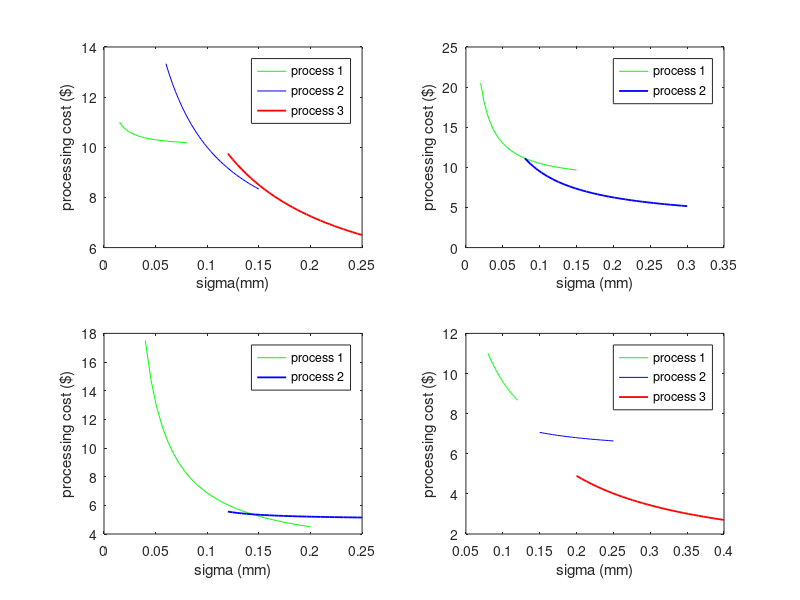

Here is the MATLAB script that generated this plot:
linewidth = 1.3;
%X1
figure
tol1 = linspace(0.015, 0.08,30);
tol2 = linspace(0.06, 0.15,30);
tol3 = linspace(0.12, 0.25,30);
%tol4 = linspace(0.3, 0.55,30);
tol = [tol1; tol2; tol3];
a = [10 5 3.5 2];
b = [0.015 0.5 0.75 1];
subplot(2,2,1);
cost1 = a(1) + b(1)./tol(1,:);
cost2 = a(2) + b(2)./tol(2,:);
cost3 = a(3) + b(3)./tol(3,:);
%cost4 = a(4) + b(4)./tol(4,:);
plt1 = plot(tol1,cost1,'g',tol2,cost2,'b',tol3,cost3,'r','LineWidth',linewidth);
legend('process 1','process 2','process 3')
xlabel('sigma(mm)')
ylabel('processing cost ($)');


%X2
subplot(2,2,2);
tol1 = linspace(0.02, 0.15,30);
tol2 = linspace(0.08, 0.3,30);
%tol3 = linspace(0.33, 0.58,30);
a = [8 3.0 1];
b = [0.25 0.65 0.8];
tol = [tol1; tol2; tol3];
cost1 = a(1) + b(1)./tol(1,:);
cost2 = a(2) + b(2)./tol(2,:);
%cost3 = a(3) + b(3)./tol(3,:);
plot(tol1,cost1,'g',tol2,cost2,'b','LineWidth',linewidth);
legend('process 1','process 2')
xlabel('sigma (mm)')
ylabel('processing cost ($)');


%X3
subplot(2,2,3);
tol1 = linspace(0.04, 0.2,30);
tol2 = linspace(0.12, 0.25,30);
%tol3 = linspace(0.3, 0.65,30);
a = [2.5 5.0 2];
b = [0.3 0.045 0.25];
%tol = [tol1; tol2; tol3];
cost1 = a(1) + b(1)./tol(1,:);
cost2 = a(2) + b(2)./tol(2,:);
%cost3 = a(3) + b(3)./tol(3,:);
plot(tol1,cost1,'g',tol2,cost2,'b','LineWidth',linewidth);
legend('process 1','process 2')
xlabel('sigma (mm)')
ylabel('processing cost ($)');


%%X4
subplot(2,2,4);
tol1 = linspace(0.08, 0.12,30);
tol2 = linspace(0.15, 0.25,30);
tol3 = linspace(0.2, 0.4,30);
%tol4 = linspace(0.5, 0.9,30);
tol = [tol1; tol2; tol3];
a = [4 6 0.5 0.2];
b = [0.56 0.16 0.88 1];
cost1 = a(1) + b(1)./tol(1,:);
cost2 = a(2) + b(2)./tol(2,:);
cost3 = a(3) + b(3)./tol(3,:);
%cost4 = a(4) + b(4)./tol(4,:);
plot(tol1,cost1,'g',tol2,cost2,'b',tol3,cost3,'r','LineWidth',linewidth);
legend('process 1','process 2','process 3')
xlabel('sigma (mm)')
ylabel('processing cost ($)');

print('-dtiff','-r300','sigmacost');

% %Common Legend
% hL = subplot(3,2,5.5);
% poshL = get(hL,'position');     % Getting its position
% lgd = legend(hL,plt1,'Process 1','Process 2','Process 3');
% set(lgd,'position',poshL);      % Adjusting legend's position
% axis(hL,'off');                 % Turning its axis off
